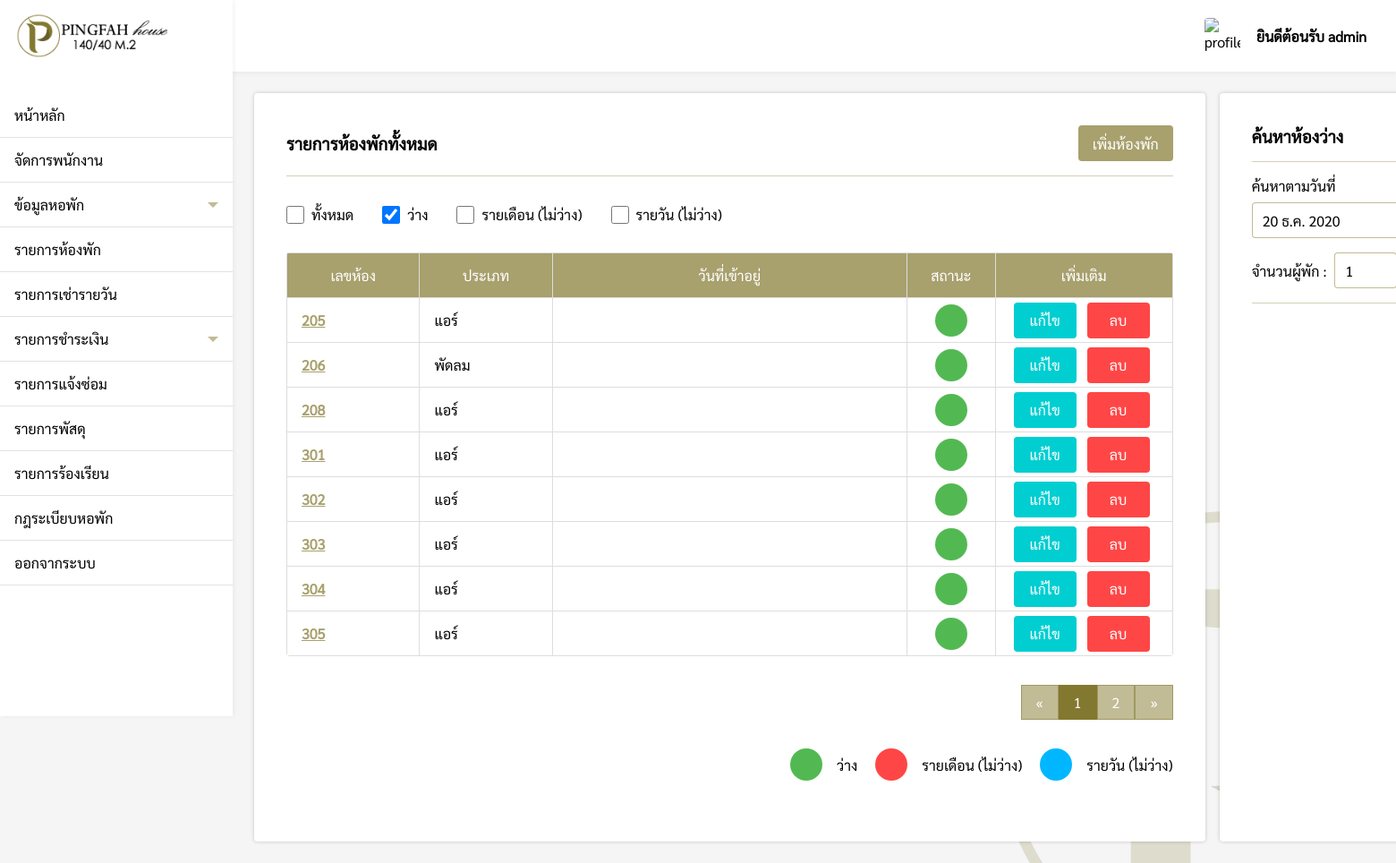
Page /pages/admin/roomList/index.php?Status=available (signed in) on the committed database.
### tables this page shows
CREATE TABLE `roomlist` (
  `room_id` varchar(200) NOT NULL,
  `room_type` varchar(200) NOT NULL,
  `room_status` varchar(200) NOT NULL,
  `come` varchar(200) DEFAULT NULL,
  `check_in` varchar(200) DEFAULT NULL,
  `check_out` varchar(200) DEFAULT NULL
);

### pages/admin/roomList/index.php (the view, shortened to what this page needs)
<?php
if($_SESSION['level'] == 'admin'){
    include('../../connection.php');
    include('../../../components/sidebar.php');
    $from = @$_REQUEST['from'];
    $to = @$_REQUEST['to'];
    $check = @$_REQUEST['Status'];
    $people = @$_REQUEST['people'];
    $num = 1;
?>
<!DOCTYPE html>
<html lang="en">
<head>
    <link rel="stylesheet" href="../../../css/roomList.css">
    <link rel="stylesheet" href="../../../css/my-style.css">
</head>
<body>
    <div class="box" id="roomList">
        <div style="padding:24px;">
            <div class="box-grid">
                <div class="roomList-box">
                    <div style="display:flex;justify-content:space-between;align-items:center;">
                        <h3>รายการห้องพักทั้งหมด</h3>
                        <div>
                            <div style="display:flex;justify-content:flex-end;" id="addRoom-btn">
                                <button onclick="addRoom()" class="addRoom-btn">เพิ่มห้องพัก</button>
                            </div>
                        </div>
                    </div>
                    <div class="hr"></div>
                    <div style="display:flex;align-items:center;">
                        <div style="padding:16px 16px 32px 0px;display:flex;align-items:center;">
                            <input type="checkbox" id="all" onchange="searchCheck(this.id)"
                                <?php if(!isset($check)){ echo "checked"; } ?>>
                            <label for="scales">ทั้งหมด</label>
                        </div>
                        <div style="padding:16px 16px 32px 16px;display:flex;align-items:center;">
                            <input type="checkbox" id="available" onchange="searchCheck(this.id)"
                                <?php if(isset($check)){ if($check == "available"){ echo "checked";}} ?>>
                            <label for="scales">ว่าง</label>
                        </div>
                        <div style="padding:16px 16px 32px 16px;display:flex;align-items:center;">
                            <input type="checkbox" id="unavailable" onchange="searchCheck(this.id)"
                                <?php if(isset($check)){ if($check == "unavailable"){ echo "checked";}} ?>>
                            <label for="scales">รายเดือน (ไม่ว่าง)</label>
                        </div>
                        <div style="padding:16px 16px 32px 16px;display:flex;align-items:center;">
                            <input type="checkbox" id="daily" onchange="searchCheck(this.id)"
                                <?php if(isset($check)){ if($check == "daily"){ echo "checked";}} ?>>
                            <label for="scales">รายวัน (ไม่ว่าง)</label>
                        </div>
                    </div>
                    <?php
                    $perpage = 8;
                    if(isset($_GET['page'])){
                        $page = $_GET['page'];
                    }else{
                        $page = 1;
                    }
                    $start = ($page - 1) * $perpage;
                    if($check == "available"){
                        $status = "ว่าง";
                        $roomlist = "SELECT * FROM  roomList WHERE room_status = '$status' ORDER BY room_id LIMIT {$start} , {$perpage}";
                    }else if($check == "unavailable"){
                        $status = "ไม่ว่าง";
                        $roomlist = "SELECT * FROM  roomList WHERE room_status = '$status' ORDER BY room_id LIMIT {$start} , {$perpage}";
                    }else if($check == "daily"){
                        $status = "เช่ารายวัน";
                        if(isset($from) && isset($to)){
                            $roomlist = "SELECT * FROM  roomList WHERE room_status = '$status' AND ((check_in BETWEEN '$from' AND '$to') OR (check_out BETWEEN '$from' AND '$to') OR ('$from' BETWEEN check_in AND check_out) OR ('$to' BETWEEN check_in AND check_out )) ORDER BY room_id LIMIT {$start} , {$perpage}";
                        }else{
                            $roomlist = "SELECT * FROM  roomList WHERE room_status = '$status' ORDER BY room_id LIMIT {$start} , {$perpage}";
                        }
                    }else{
                        $roomlist = "SELECT * FROM  roomList ORDER BY room_id LIMIT {$start} , {$perpage}";
                    }
                    $room_result = $conn->query($roomlist);
                    if ($room_result->num_rows > 0) {
                    ?>
                    <table>
                        <tr>
                            <th>เลขห้อง</th>
                            <th>ประเภท</th>
                            <th>วันที่เข้าอยู่</th>
                            <th>สถานะ</th>
                            <th>เพิ่มเติม</th>
                        </tr>
                        <?php
                            while($row = mysqli_fetch_array($room_result)) {
                        ?>
                        <form action="../roomList/function/editType.php?ID=<?php echo $row["room_id"]; ?>"
                            method='POST'>
                            <tr>
                                <td><a
                                        href="../roomList/room_id.php?ID=<?php echo $row[0] ?>"><?php echo $row["room_id"]; ?></a>
                                </td>
                                <td <?php echo "id='typeShow" .$row["room_id"] . "'" ?>><?php echo $row["room_type"]; ?>
                                </td>
                                <td>
                                </td>
                                <td>
                                    <?php
                                        if($row["room_status"] == 'ว่าง'){
                                            echo "<div class='status-available'></div>";
                                        }else if($row["room_status"] == 'ไม่ว่าง'){
                                            echo "<div class='status-unavailable'></div>";
                                        }else if($row["room_status"] == 'เช่ารายวัน'){
                                            echo "<div class='status-daily'></div>";
                                        }
                                    ?>
                                </td>
                                <td <?php echo "id='typeShow-btn" .$row["room_id"] . "'" ?>>
                                    <button type="button" class="edit-btn"
                                        <?php echo "onclick='editType(" .$row["room_id"] .")'" ?>>แก้ไข</button>
                                    <button type="button" class="del-btn"
                                        <?php echo "onclick='del(" .$row["room_id"] .")'" ?>>ลบ</button>
                                </td>
                            </tr>
                        </form>
                        <?php  $num++; }?>
                    </table>
                    <?php
                    if($check == "available"){
                        $sql2 = "SELECT * FROM roomlist WHERE room_status = 'ว่าง'";
                    }else if($check == "unavailable"){
                        $sql2 = "SELECT * FROM roomlist WHERE room_status = 'ไม่ว่าง'";
                    }else if($check == "daily"){
                        $sql2 = "SELECT * FROM roomlist WHERE room_status = 'เช่ารายวัน'";
                    }else{
                        $sql2 = "SELECT * FROM roomlist";
                    }
                    $query2 = mysqli_query($conn, $sql2);
                    $total_record = mysqli_num_rows($query2);
                    $total_page = ceil($total_record / $perpage);
                    ?>
                    <div style="display:flex;justify-content:flex-end">
                        <div class="pagination">
                            <?php
                            if($check == "available"){
                            ?>
                            <a href="index.php?Status=available&page=1">&laquo;</a>
                            <?php for($i=1;$i<=$total_page;$i++){ ?>
                            <a href="index.php?Status=available&page=<?php echo $i; ?>"
                                <?php if($page == $i){ echo "style='background-color: rgb(131, 120, 47, 1);color:#fff;'"; }?>><?php echo $i; ?></a>
                            <?php } ?>
                            <a href="index.php?Status=available&page=<?php echo $total_page; ?>">&raquo;</a>
                            <?php
                            }else if($check == "unavailable"){
                            ?>
                            <a href="index.php?Status=unavailable&page=1">&laquo;</a>
                            <?php for($i=1;$i<=$total_page;$i++){ ?>
                            <a href="index.php?Status=unavailable&page=<?php echo $i; ?>"
                                <?php if($page == $i){ echo "style='background-color: rgb(131, 120, 47, 1);color:#fff;'"; }?>><?php echo $i; ?></a>
                            <?php } ?>
                            <a href="index.php?Status=unavailable&page=<?php echo $total_page; ?>">&raquo;</a>
                            <?php
                            }else if($check == "daily"){
                            ?>
                            <a href="index.php?Status=daily&page=1">&laquo;</a>
                            <?php for($i=1;$i<=$total_page;$i++){ ?>
                            <a href="index.php?Status=daily&page=<?php echo $i; ?>"
                                <?php if($page == $i){ echo "style='background-color: rgb(131, 120, 47, 1);color:#fff;'"; }?>><?php echo $i; ?></a>
                            <?php } ?>
                            <a href="index.php?Status=daily&page=<?php echo $total_page; ?>">&raquo;</a>
                            <?php } ?>
                        </div>
                    </div>
                    <?php
                    }else{
                        echo "<div style='padding:32px 0'>ไม่มีรายการห้องพัก</div>";
                    }
                    ?>
                    <div style="display:flex;justify-content:flex-end;">
                        <div class="status-grid">
                            <div class="sub-grid">
                                <div class='status-available'></div>
                                <label>ว่าง</label>
                            </div>
                            <div class="sub-grid">
                                <div class='status-unavailable'></div>
                                <label>รายเดือน (ไม่ว่าง)</label>
                            </div>
                            <div class="sub-grid">
                                <div class='status-daily'></div>
                                <label>รายวัน (ไม่ว่าง)</label>
                            </div>
                        </div>
                    </div>
                </div>
                <div class="roomList-box">
                    <h3>ค้นหาห้องว่าง</h3>
                    <div class="hr"></div>
                    <label>ค้นหาตามวันที่</label>
                    <div style="display:flex;align-items:center;padding-top:8px;">
                        <div style="position:relative;">
                            <p id="check_in_date" class="dateText"></p>
                        </div>
                    </div>
                    <div style="display:flex;align-items:center;padding-top:16px;">
                        <div style="display:flex;align-items:center;">
                            <label>จำนวนผู้พัก : </label>
                            <div style="position:relative;padding:0 8px;height:40px;">
                                <input type="number" id="people" name="people" min="1" max="10"
                                    value="<?php echo $people; ?>"
                                    oninput="this.value = this.value > 10 ? 10 : Math.abs(this.value)">
                            </div>
                        </div>
                    </div>
                    <div class="hr"></div>
                </div>
            </div>
        </div>
</body>
</html>
<?php
}else{
    Header("Location: ../../login.php");
}
?>

### css/navbar.css (style rules this page uses)
* { margin: 0; padding: 0; box-sizing: border-box; font-family: Sarabun; }
body { width: 100%; min-height: 100vh; background: url(../img/tool/submain-banner.png) #f5f5f5 no-repeat bottom right; }

### css/roomList.css (style rules this page uses)
* { margin: 0; padding: 0; box-sizing: border-box; font-family: Sarabun; }
.box { padding: 80px 0 0 260px; }
.box-grid { display: grid; grid-template-columns: 1fr 0.5fr; column-gap: 16px; width: 1610px; }
.roomList-box .dateText { position: absolute; top: 1px; left: 12px; width: 152px; height: 38px; display: flex; align-items: center; background-color: #fff; cursor: default; }
.roomList-box { width: 100%; min-height: 800px; padding: 36px; border-radius: 4px; background-color: #fff; -webkit-box-shadow: 0px 0px 4px 0px rgba(0, 0, 0, 0.2); -moz-box-shadow: 0px 0px 4px 0px rgba(0, 0, 0, 0.2); box-shadow: 0px 0px 4px 0px rgba(0, 0, 0, 0.2); }
.hr { margin: 16px auto; border-bottom: 1px solid rgb(131, 120, 47, 0.7); opacity: 0.5; }
.roomList-box button { width: auto; height: 40px; padding: 0 16px; border-radius: 4px; border: none; background-color: rgb(131, 120, 47, 0.7); font-size: 16px; font-weight: 500; color: #fff; cursor: pointer; transition: 0.3s; }
.roomList-box table { width: 100%; border-radius: 4px; overflow: hidden; border-collapse: collapse; table-layout: fixed; }
.roomList-box table tr { height: 50px; }
.roomList-box table th, .roomList-box table td { border: 1px solid #ddd; padding: 0 16px; overflow: hidden; }
.roomList-box table th { font-size: 16px; font-weight: 500; color: #fff; background-color: rgb(131, 120, 47, 0.7); }
.roomList-box table th:nth-child(1) { width: 15%; }
.roomList-box table th:nth-child(2) { width: 15%; }
.roomList-box table th:nth-child(3) { width: 40%; }
.roomList-box table th:nth-child(4) { width: 10%; }
.roomList-box table th:nth-child(5) { width: 20%; }
.roomList-box table a { font-size: 16px; font-weight: bold; color: rgb(131, 120, 47, 0.7); transition: 0.3s; }
.roomList-box .status-available { width: 36px; height: 36px; background-color: rgb(82, 185, 82); border-radius: 50%; display: flex; justify-content: center; align-items: center; color: white; margin: auto; }
.roomList-box .status-unavailable { width: 36px; height: 36px; background-color: rgb(255, 70, 70); border-radius: 50%; display: flex; justify-content: center; align-items: center; color: #fff; cursor: default; margin: auto; }
.roomList-box .status-daily { width: 36px; height: 36px; background-color: rgb(0, 183, 255); border-radius: 50%; display: flex; justify-content: center; align-items: center; color: #fff; cursor: default; margin: auto; }
.roomList-box table .edit-btn { margin: 0 4px; width: 70px; height: 40px; background-color: darkturquoise; border-radius: 4px; border: none; font-size: 16px; font-weight: 500; color: #fff; transition: 0.3s; cursor: pointer; }
.roomList-box table .del-btn { margin: 0 4px; width: 70px; height: 40px; background-color: rgb(255, 70, 70); border-radius: 4px; border: none; font-size: 16px; font-weight: 500; color: #fff; transition: 0.3s; cursor: pointer; }
.roomList-box table form { height: 30px; display: flex; justify-content: flex-start; align-items: center; }
.roomList-box .status-grid { margin-bottom: 32px; display: grid; grid-template-columns: auto auto auto; column-gap: 20px; }
.roomList-box .status-grid .sub-grid { display: grid; grid-template-columns: auto auto; align-items: center; column-gap: 16px; }
.roomList-box input[type=number] { width: 70px; height: 40px; padding: 0 12px; border: 1px solid rgb(131, 120, 47, 0.5); border-radius: 4px; font-size: 16px; outline: none; transition: 0.3s; }
.roomList-box input[type=number] { -moz-appearance: textfield; }
.pagination { padding: 32px 0; display: inline-block; }
.pagination a { color: #fff; float: left; padding: 8px 16px; text-decoration: none; transition: background-color .3s; border: 1px solid rgb(131, 120, 47, 0.5); background-color: rgb(131, 120, 47, 0.5); }
input[type=checkbox] { width: 20px; height: 20px; margin-right: 8px; cursor: pointer; }

### rows in the picture
roomlist: room_id "205", room_type "แอร์", room_status "ว่าง" (drawn)
roomlist: room_id "206", room_type "พัดลม", room_status "ว่าง" (drawn)
roomlist: room_id "208", room_type "แอร์", room_status "ว่าง" (drawn)
roomlist: room_id "301", room_type "แอร์", room_status "ว่าง" (drawn)
roomlist: room_id "302", room_type "แอร์", room_status "ว่าง" (drawn)
roomlist: room_id "303", room_type "แอร์", room_status "ว่าง" (drawn)
roomlist: room_id "304", room_type "แอร์", room_status "ว่าง" (drawn)
roomlist: room_id "305", room_type "แอร์", room_status "ว่าง" (drawn)

### other values in the picture
$_SESSION['name'] "admin"
